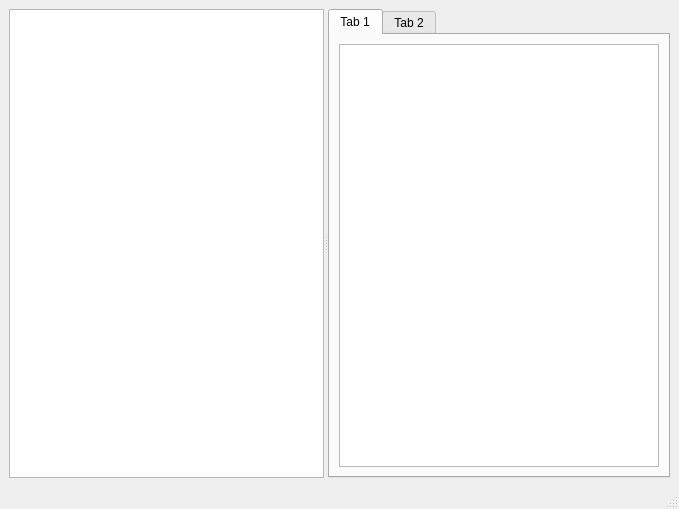
<?xml version="1.0" encoding="UTF-8"?>
<ui version="4.0">
 <class>MainWindow</class>
 <widget class="QMainWindow" name="MainWindow">
  <property name="geometry">
   <rect>
    <x>0</x>
    <y>0</y>
    <width>679</width>
    <height>509</height>
   </rect>
  </property>
  <property name="windowTitle">
   <string>MainWindow</string>
  </property>
  <widget class="QWidget" name="centralwidget">
   <layout class="QHBoxLayout" name="horizontalLayout">
    <item>
     <widget class="QSplitter" name="splitter">
      <property name="orientation">
       <enum>Qt::Horizontal</enum>
      </property>
      <widget class="QTreeView" name="browser"/>
      <widget class="QTabWidget" name="tabWidget">
       <widget class="QWidget" name="tab">
        <attribute name="title">
         <string>Tab 1</string>
        </attribute>
        <layout class="QHBoxLayout" name="horizontalLayout_2">
         <item>
          <widget class="QListView" name="details"/>
         </item>
        </layout>
       </widget>
       <widget class="QWidget" name="tab_2">
        <attribute name="title">
         <string>Tab 2</string>
        </attribute>
       </widget>
      </widget>
     </widget>
    </item>
   </layout>
  </widget>
  <widget class="QMenuBar" name="menubar">
   <property name="geometry">
    <rect>
     <x>0</x>
     <y>0</y>
     <width>679</width>
     <height>26</height>
    </rect>
   </property>
  </widget>
  <widget class="QStatusBar" name="statusbar"/>
 </widget>
 <resources/>
 <connections/>
</ui>
